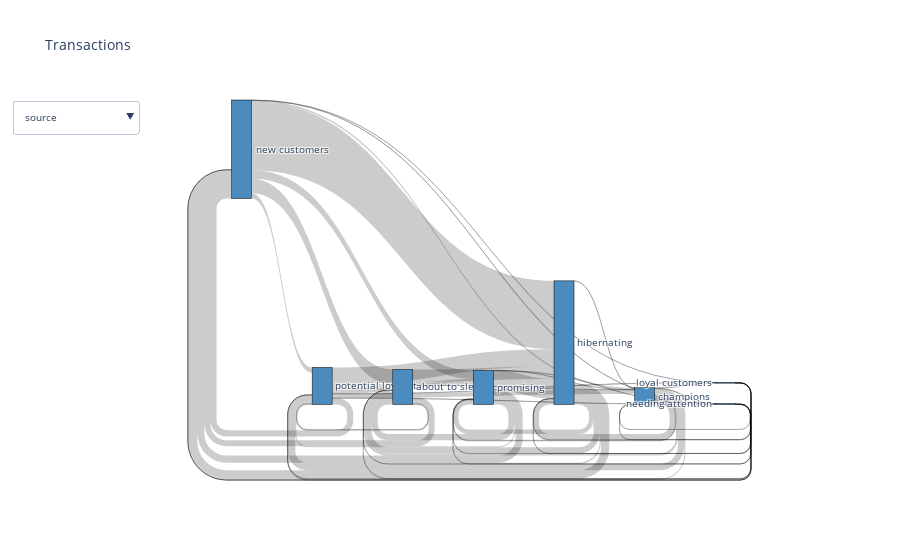

The notebook cell saved with this chart:
### Code cell
atl = genSankey(df[df['source']=='about to sleep'],cat_cols=['source','target'],value_cols='weight',title='Transactions')
c = genSankey(df[df['source']=='champions'],cat_cols=['source','target'],value_cols='weight',title='Transactions')
lc = genSankey(df[df['source']=='loyal customers'],cat_cols=['source','target'],value_cols='weight',title='Transactions')
na = genSankey(df[df['source']=='needing attention'],cat_cols=['source','target'],value_cols='weight',title='Transactions')
nc = genSankey(df[df['source']=='new customers'],cat_cols=['source','target'],value_cols='weight',title='Transactions')
pl = genSankey(df[df['source']=='potential loyalist'],cat_cols=['source','target'],value_cols='weight',title='Transactions')
p = genSankey(df[df['source']=='promising'],cat_cols=['source','target'],value_cols='weight',title='Transactions')
h = genSankey(df[df['source']=='hibernating'],cat_cols=['source','target'],value_cols='weight',title='Transactions')
all = genSankey(df,cat_cols=['source','target'],value_cols='weight',title='Transactions')

updatemenus = [{'buttons': [{'method': 'animate',
                             'label': 'source',
                             'args': [all]
                              },
                            {'method': 'animate',
                             'label': 'new customers',
                             'args': [nc]
                              },
                            {'method': 'animate',
                             'label': 'about to sleep',
                             'args': [atl]
                              },
                            {'method': 'animate',
                             'label': 'champions',
                             'args': [c]
                             },
                            {'method': 'animate',
                             'label': 'loyal customers',
                             'args': [lc]
                             },
                            {'method': 'animate',
                             'label': 'needing attention',
                             'args': [na]
                             },
                            {'method': 'animate',
                             'label': 'potential loyalist',
                             'args': [pl]
                              },
                            {'method': 'animate',
                             'label': 'promising',
                             'args': [p]
                              },
                            {'method': 'animate',
                             'label': 'hibernating',
                             'args': [h]
                             }
                            ] } ]

sank = genSankey(df,cat_cols=['source','target'],value_cols='weight',title='Transactions')
fig = go.Figure(sank)
fig.update_layout(updatemenus=updatemenus)
iplot(fig)

### Figure 1 — Plotly figure (JSON) as saved in the notebook; plotly's stock layout.template omitted (floating-point values rounded to 4 significant figures)
{"data": [{"link": {"source": [2, 2, 2, 2, 2, 5, 5, 5, 5, 5, 5, 5, 4, 4, 4, 4, 4, 7, 7, 7, 7, 7, 7, 6, 6, 6, 6, 6, 6, 0, 0, 0, 0, 0, 0, 0, 1, 1, 1, 1, 1, 1, 1, 3, 3, 3, 3, 3, 3], "target": [5, 4, 0, 1, 3, 2, 4, 7, 6, 0, 1, 3, 2, 5, 0, 1, 3, 2, 5, 4, 0, 1, 3, 2, 5, 4, 0, 1, 3, 2, 5, 4, 7, 6, 1, 3, 2, 5, 4, 7, 6, 0, 3, 2, 5, 4, 6, 0, 1], "value": [17, 1434, 693, 94, 365, 235, 644, 44, 58, 127, 727, 89, 709, 25, 959, 141, 526, 7, 10, 17, 8, 11, 3, 14, 3, 16, 6, 12, 6, 1671, 192, 7871, 14, 26, 602, 969, 675, 466, 1996, 19, 30, 710, 369, 709, 11, 2259, 1, 811, 120]}, "node": {"color": ["#4B8BBE", "#4B8BBE", "#4B8BBE", "#4B8BBE", "#4B8BBE", "#4B8BBE", "#4B8BBE", "#4B8BBE", "#306998", "#306998", "#306998", "#306998", "#306998", "#306998", "#306998", "#306998"], "label": ["new customers", "potential loyalist", "about to sleep", "promising", "hibernating", "champions", "needing attention", "loyal customers"], "line": {"color": "black", "width": 0.5}, "pad": 15, "thickness": 20}, "type": "sankey"}], "layout": {"font": {"size": 10}, "title": {"text": "Transactions"}, "updatemenus": [{"buttons": [{"args": [{"data": [{"link": {"source": [2, 2, 2, 2, 2, 5, 5, 5, 5, 5, 5, 5, 4, 4, 4, 4, 4, 7, 7, 7, 7, 7, 7, 6, 6, 6, 6, 6, 6, 0, 0, 0, 0, 0, 0, 0, 1, 1, 1, 1, 1, 1, 1, 3, 3, 3, 3, 3, 3], "target": [5, 4, 0, 1, 3, 2, 4, 7, 6, 0, 1, 3, 2, 5, 0, 1, 3, 2, 5, 4, 0, 1, 3, 2, 5, 4, 0, 1, 3, 2, 5, 4, 7, 6, 1, 3, 2, 5, 4, 7, 6, 0, 3, 2, 5, 4, 6, 0, 1], "value": [17, 1434, 693, 94, 365, 235, 644, 44, 58, 127, 727, 89, 709, 25, 959, 141, 526, 7, 10, 17, 8, 11, 3, 14, 3, 16, 6, 12, 6, 1671, 192, 7871, 14, 26, 602, 969, 675, 466, 1996, 19, 30, 710, 369, 709, 11, 2259, 1, 811, 120]}, "node": {"color": ["#4B8BBE", "#4B8BBE", "#4B8BBE", "#4B8BBE", "#4B8BBE", "#4B8BBE", "#4B8BBE", "#4B8BBE", "#306998", "#306998", "#306998", "#306998", "#306998", "#306998", "#306998", "#306998"], "label": ["new customers", "potential loyalist", "about to sleep", "promising", "hibernating", "champions", "needing attention", "loyal customers"], "line": {"color": "black", "width": 0.5}, "pad": 15, "thickness": 20}, "type": "sankey"}], "layout": {"font": {"size": 10}, "title": "Transactions"}}], "label": "source", "method": "animate"}, {"args": [{"data": [{"link": {"source": [0, 0, 0, 0, 0, 0, 0], "target": [2, 5, 4, 7, 6, 1, 3], "value": [1671, 192, 7871, 14, 26, 602, 969]}, "node": {"color": ["#4B8BBE", "#306998", "#306998", "#306998", "#306998", "#306998", "#306998", "#306998"], "label": ["new customers", "potential loyalist", "about to sleep", "promising", "hibernating", "champions", "needing attention", "loyal customers"], "line": {"color": "black", "width": 0.5}, "pad": 15, "thickness": 20}, "type": "sankey"}], "layout": {"font": {"size": 10}, "title": "Transactions"}}], "label": "new customers", "method": "animate"}, {"args": [{"data": [{"link": {"source": [0, 0, 0, 0, 0], "target": [5, 4, 1, 2, 3], "value": [17, 1434, 693, 94, 365]}, "node": {"color": ["#4B8BBE", "#306998", "#306998", "#306998", "#306998", "#306998"], "label": ["about to sleep", "new customers", "potential loyalist", "promising", "hibernating", "champions"], "line": {"color": "black", "width": 0.5}, "pad": 15, "thickness": 20}, "type": "sankey"}], "layout": {"font": {"size": 10}, "title": "Transactions"}}], "label": "about to sleep", "method": "animate"}, {"args": [{"data": [{"link": {"source": [0, 0, 0, 0, 0, 0, 0], "target": [3, 5, 7, 6, 1, 2, 4], "value": [235, 644, 44, 58, 127, 727, 89]}, "node": {"color": ["#4B8BBE", "#306998", "#306998", "#306998", "#306998", "#306998", "#306998", "#306998"], "label": ["champions", "new customers", "potential loyalist", "about to sleep", "promising", "hibernating", "needing attention", "loyal customers"], "line": {"color": "black", "width": 0.5}, "pad": 15, "thickness": 20}, "type": "sankey"}], "layout": {"font": {"size": 10}, "title": "Transactions"}}], "label": "champions", "method": "animate"}, {"args": [{"data": [{"link": {"source": [0, 0, 0, 0, 0, 0], "target": [3, 6, 5, 1, 2, 4], "value": [7, 10, 17, 8, 11, 3]}, "node": {"color": ["#4B8BBE", "#306998", "#306998", "#306998", "#306998", "#306998", "#306998"], "label": ["loyal customers", "new customers", "potential loyalist", "about to sleep", "promising", "hibernating", "champions"], "line": {"color": "black", "width": 0.5}, "pad": 15, "thickness": 20}, "type": "sankey"}], "layout": {"font": {"size": 10}, "title": "Transactions"}}], "label": "loyal customers", "method": "animate"}, {"args": [{"data": [{"link": {"source": [0, 0, 0, 0, 0, 0], "target": [3, 6, 5, 1, 2, 4], "value": [14, 3, 16, 6, 12, 6]}, "node": {"color": ["#4B8BBE", "#306998", "#306998", "#306998", "#306998", "#306998", "#306998"], "label": ["needing attention", "new customers", "potential loyalist", "about to sleep", "promising", "hibernating", "champions"], "line": {"color": "black", "width": 0.5}, "pad": 15, "thickness": 20}, "type": "sankey"}], "layout": {"font": {"size": 10}, "title": "Transactions"}}], "label": "needing attention", "method": "animate"}, {"args": [{"data": [{"link": {"source": [0, 0, 0, 0, 0, 0, 0], "target": [2, 5, 4, 7, 6, 1, 3], "value": [675, 466, 1996, 19, 30, 710, 369]}, "node": {"color": ["#4B8BBE", "#306998", "#306998", "#306998", "#306998", "#306998", "#306998", "#306998"], "label": ["potential loyalist", "new customers", "about to sleep", "promising", "hibernating", "champions", "needing attention", "loyal customers"], "line": {"color": "black", "width": 0.5}, "pad": 15, "thickness": 20}, "type": "sankey"}], "layout": {"font": {"size": 10}, "title": "Transactions"}}], "label": "potential loyalist", "method": "animate"}, {"args": [{"data": [{"link": {"source": [0, 0, 0, 0, 0, 0], "target": [3, 5, 4, 6, 1, 2], "value": [709, 11, 2259, 1, 811, 120]}, "node": {"color": ["#4B8BBE", "#306998", "#306998", "#306998", "#306998", "#306998", "#306998"], "label": ["promising", "new customers", "potential loyalist", "about to sleep", "hibernating", "champions", "needing attention"], "line": {"color": "black", "width": 0.5}, "pad": 15, "thickness": 20}, "type": "sankey"}], "layout": {"font": {"size": 10}, "title": "Transactions"}}], "label": "promising", "method": "animate"}, {"args": [{"data": [{"link": {"source": [0, 0, 0, 0, 0], "target": [3, 5, 1, 2, 4], "value": [709, 25, 959, 141, 526]}, "node": {"color": ["#4B8BBE", "#306998", "#306998", "#306998", "#306998", "#306998"], "label": ["hibernating", "new customers", "potential loyalist", "about to sleep", "promising", "champions"], "line": {"color": "black", "width": 0.5}, "pad": 15, "thickness": 20}, "type": "sankey"}], "layout": {"font": {"size": 10}, "title": "Transactions"}}], "label": "hibernating", "method": "animate"}]}]}}
